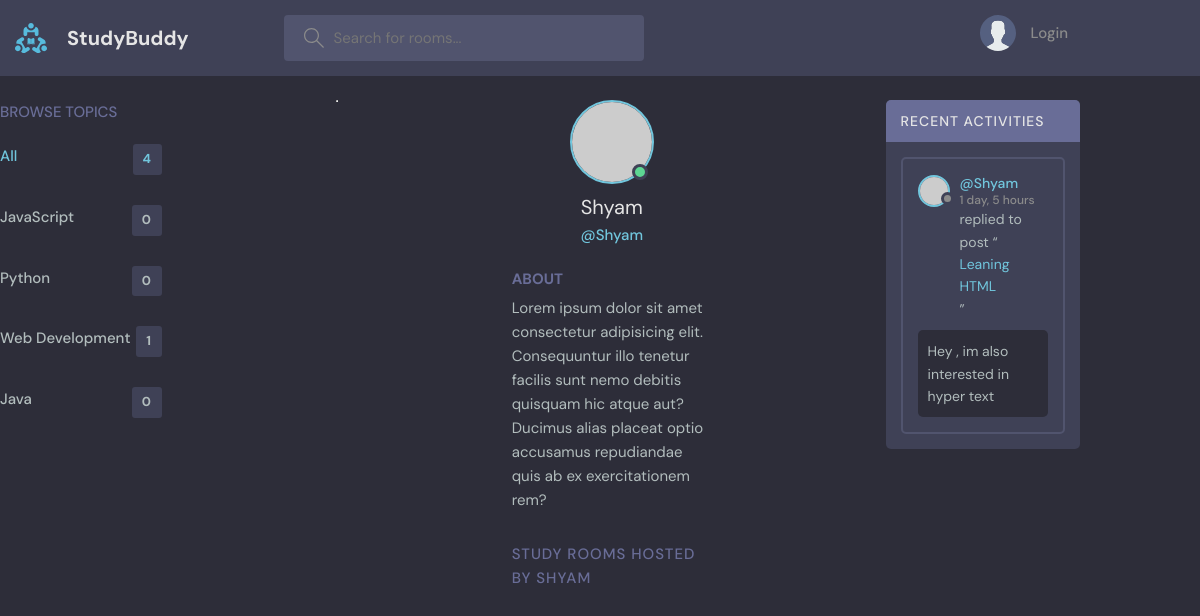
The page /profile/3 on the database its author committed.
### base/models.py (models this page shows, shortened)
class Topic(models.Model):
    name = models.CharField(max_length=200)

class Message(models.Model):
    user = models.ForeignKey(User,on_delete=models.CASCADE)
    room = models.ForeignKey(Room,on_delete=models.CASCADE)
    body = models.TextField()
    updated = models.DateTimeField(auto_now=True)
    created = models.DateTimeField(auto_now_add=True)
    class Meta:
        ordering = ['-updated','-created']

class Room(models.Model):
    host = models.ForeignKey(User,on_delete=models.SET_NULL,null=True)
    topic =models.ForeignKey(Topic,on_delete=models.SET_NULL,null=True)
    name = models.CharField(max_length=200)
    description = models.TextField(null=True,blank=True)
    participants = models.ManyToManyField(User,related_name='participants',blank=True)
    updated = models.DateTimeField(auto_now=True)
    created = models.DateTimeField(auto_now_add=True)
    class Meta:
        ordering = ['-updated','-created']
    def __str__(self):
        return str(self.name)

### base/views.py (the view)
# urls.py: path('profile/<str:pk>',views.userProfile,name="user-profile"),
def userProfile(request,pk):
    user = User.objects.get(id=pk)
    rooms = user.room_set.all()
    room_messages=user.message_set.all()
    topics=Topic.objects.all()
    context={'user':user,'rooms':rooms,'room_messages':room_messages,'topics':topics}
    return render(request,'base/profile.html',context)

### base/templates/base/profile.html (shortened to what this page needs)
{% extends 'main.html' %}
{% block content %}
  <main class="profile-page layout layout--3">
    <div class="container">
      {% include 'base/topics_component.html' %}
      <div class="roomList">
        <div class="profile">
          <div class="profile__avatar">
            <div class="avatar avatar--large active">
              <img src="https://randomuser.me/api/portraits/men/11.jpg" />
            </div>
          </div>
          <div class="profile__info">
            <h3>{{user.username}}</h3>
            <p>@{{user.username}}</p>
          </div>
          <div class="profile__about">
            <h3>About</h3>
            <p>
              Lorem ipsum dolor sit amet consectetur adipisicing elit. Consequuntur illo tenetur
              facilis sunt nemo debitis quisquam hic atque aut? Ducimus alias placeat optio
              accusamus repudiandae quis ab ex exercitationem rem?
            </p>
          </div>
        </div>
        <div class="roomList__header">
          <div>
            <h2>Study Rooms Hosted by {{user.username}}</a>
            </h2>
          </div>
        </div>
      </div>
      {% include 'base/activity_component.html' %}
    </div>
  </main>
  {% endblock %}

### templates/main.html (shortened to what this page needs)
<!DOCTYPE html>
{% load static %}
<html lang="en">
  <head>
    <link rel="stylesheet" href="{% static 'styles/style.css' %}" />
  </head>
  <body>
    {% include 'navbar.html' %}
    {% block content %}
    {% endblock %}
  </body>
</html>

### templates/navbar.html (shortened to what this page needs)
{% load static %}
<header class="header header--loggedIn">
    <div class="container">
      <a href="{% url 'home' %}" class="header__logo">
        <img src="{% static '/images/logo.svg' %}" />
        <h1>StudyBuddy</h1>
      </a>
      <form class="header__search" method="GET" action="{% url 'home' %}">
        <label>
          <input name="q" placeholder="Search for rooms..." />
        </label>
      </form>
      <nav class="header__menu">
        {% if request.user.is_authenticated %}
        <div class="header__user">
          <a href="{% url 'home' %}">
            <div class="avatar avatar--medium active">
              <img src="https://randomuser.me/api/portraits/men/37.jpg" />
            </div>
            <p>{{request.user.username}}<span>{{request.user.username}}</span></p>
          </a>
          <button class="dropdown-button">
            <svg version="1.1" xmlns="http://www.w3.org/2000/svg" width="32" height="32" viewBox="0 0 32 32">
              <title>chevron-down</title>
              <path d="M16 21l-13-13h-3l16 16 16-16h-3l-13 13z"></path>
            </svg>
          </button>
        </div>
        {% else %}
        <a href="{% url 'login' %}">
          <img src="{% static '/images/avatar.svg' %}" />
          <p>Login</p>
        </a>
        {% endif %}
      </nav>
    </div>
  </header>

### base/templates/base/topics_component.html
<div class="topics">
    <div class="topics__header">
      <h2>Browse Topics</h2>
    </div>
    <ul class="topics__list">
      <li>
        <a href="{% url 'home' %}" class="active">All <span>{{topics.count}}</span></a>
      </li>
      {% for topic in topics %}
      <li>
        <a href="{% url 'home' %}?q={{topic.name}}">{{topic.name}}<span>{{topic.room_set.all.count}}</span></a>
      </li>
      {% endfor %}
    </ul>
  </div>
<hr>

### base/templates/base/activity_component.html (shortened to what this page needs)
<div class="activities">
    <div class="activities__header">
      <h2>Recent Activities</h2>
    </div>
    {% for message in room_messages %}
    <div class="activities__box">
      <div class="activities__boxHeader roomListRoom__header">
        <a href="{% url 'user-profile' message.user.id %}" class="roomListRoom__author">
          <div class="avatar avatar--small">
            <img src="https://randomuser.me/api/portraits/women/11.jpg" />
          </div>
          <p>
            @{{message.user}}
            <span>{{message.created|timesince}}</span>
          </p>
        </a>
      </div>
      <div class="activities__boxContent">
        <p>
          replied to post “<a href="{% url 'room' message.room.id %}">{{message.room}}</a
          >”
        </p>
        <div class="activities__boxRoomContent">
          {{message.body}}
        </div>
      </div>
    </div>
    {% endfor %}
  </div>

### rows shown on the page
Topic: name "JavaScript", room_set.all.count "0"
Topic: name "Python", room_set.all.count "0"
Topic: name "Web Development", room_set.all.count "1"
Topic: name "Java", room_set.all.count "0"
Message: user "Shyam", created "1 day, 5 hours", room "Leaning HTML", body "Hey , im also interested in hyper text"

### other values the page prints
{{ topics.count }} "4"
{{ user.username }} "Shyam"
{{ user.username }} "SHYAM"
